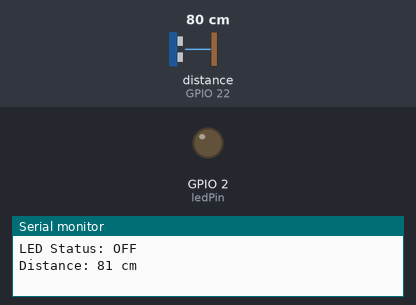
The sketch below on a simulated ESP32. Shown: output pins drawn as LEDs (lit = HIGH), the last lines printed to the serial monitor. Wiring (inferred from the names in the program): ultrasonic range finder: trigger GPIO 23; echo GPIO 22. Inputs (shaded band) come from the test bench; at power-on: distance to the obstacle (sensor on GPIO 22) 80 cm. The echo pulse lasts 58.3 µs per cm; pins used as bus, display or sensor lines are not drawn.

Above: at 0.1 s.
At 0.6 s:
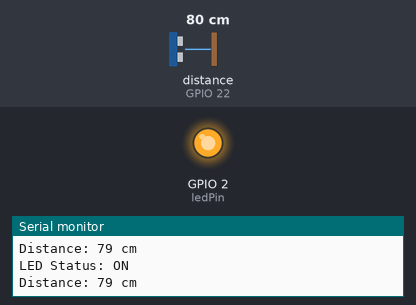
Timing chart, 0 to 2.1 s (numbered marks = the images above):
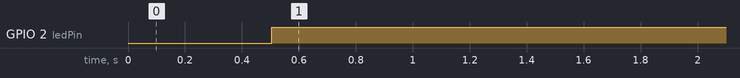

The sketch:

mesafe_ciftcekirdek_led.ino
```cpp
#include <Arduino.h>
#include <Arduino_FreeRTOS.h>

// Pin tanımları (ESP32'ye göre ayarlayın)
const int trigPin = 23;  // HC-SR04 trig pin
const int echoPin = 22;  // HC-SR04 echo pin
const int ledPin = 2;    // LED pin

// Değişkenler
int distance = 0;  // Mesafe değeri
bool ledStatus = false;  // LED durumu

// Mesafe sensörü görevi (Core 0)
void Task1(void *pvParameters) {
    pinMode(trigPin, OUTPUT);
    pinMode(echoPin, INPUT);

    for (;;) {
        // Mesafe ölçümü için tetikleme sinyali gönder
        digitalWrite(trigPin, LOW);
        delayMicroseconds(2);
        digitalWrite(trigPin, HIGH);
        delayMicroseconds(10);
        digitalWrite(trigPin, LOW);

        // Echo pininden mesafe verisini oku
        long duration = pulseIn(echoPin, HIGH);
        distance = duration * 0.034 / 2;  // Ses hızına göre mesafe hesaplama

        // Serial monitöre mesafe değerini yazdır
        Serial.print("Distance: ");
        Serial.print(distance);
        Serial.println(" cm");

        vTaskDelay(pdMS_TO_TICKS(100)); // Örnek amaçlı gecikme
    }
}

// LED kontrol görevi (Core 1)
void Task2(void *pvParameters) {
    pinMode(ledPin, OUTPUT);

    for (;;) {
        // Core 0'dan gelen mesafe verisine göre LED'i kontrol etme

        // Örnek olarak her 50 cm'de LED'i yak ve söndür
        if (distance >= 50) {
            digitalWrite(ledPin, HIGH);
            ledStatus = true;
        } else {
            digitalWrite(ledPin, LOW);
            ledStatus = false;
        }

        // Serial monitöre LED durumunu yazdır
        Serial.print("LED Status: ");
        Serial.println(ledStatus ? "ON" : "OFF");

        vTaskDelay(pdMS_TO_TICKS(500)); // Örnek amaçlı gecikme
    }
}

void setup() {
    Serial.begin(9600);

    // FreeRTOS işletim sistemini başlat
    xTaskCreatePinnedToCore(Task1, "Task1", 10000, NULL, 1, NULL, 0); // Core 0
    xTaskCreatePinnedToCore(Task2, "Task2", 10000, NULL, 1, NULL, 1); // Core 1
}

void loop() {
    // Ana döngü, boş bırakılabilir veya başka işlemler eklenilebilir
}
```

Measured:
- by itself, GPIO 2 (ledPin): LOW → HIGH at 0.51 s
